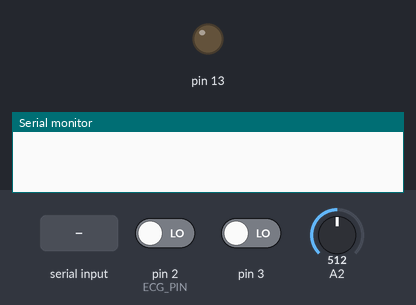
Recording of a sketch running on a simulated Arduino Uno, built with avr-gcc and run on an emulated ATmega328P. On the bench: output pins drawn as LEDs (lit = HIGH), the last lines printed to the serial monitor. The inputs (shaded band) are chosen by the test bench; at power-on: pin 2 (ECG_PIN) LOW, pin 3 LOW, A2 = 512. Random numbers use the default seed unless the sketch sets one.

Above: at 1.3 s.
1.4 s: "1" received over the second serial link
At 2.5 s:
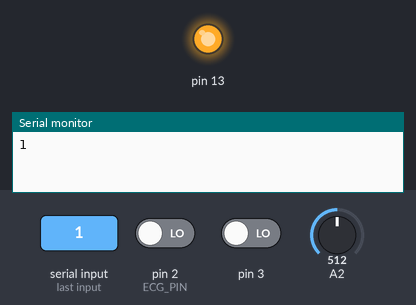
2.9 s: pin 2 (ECG_PIN) driven HIGH
4.8 s: "1" received over Serial
7.8 s: pin 2 (ECG_PIN) driven LOW and pin 3 driven HIGH
10.8 s: pin 2 (ECG_PIN) driven HIGH
13.8 s: "0" received over Serial
Timing chart, 0 to 16.8 s (numbered marks = the images above; inputs shaded):
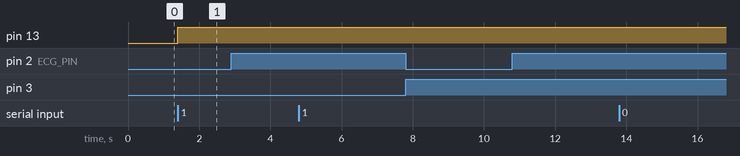

Measured:
- after the input at 1.4 s, pin 13: LOW → HIGH at once

The sketch:

QRS_detection.ino
```cpp
/* maximum frequency seems to be at about 8 kHz */

#include <stdio.h>
#include <stdlib.h>
#include <SoftwareSerial.h>

#define M       5
#define N       30
#define winSize     250
#define HP_CONSTANT   ((float) 1 / (float) M)

// resolution of RNG
#define RAND_RES 100000000

// pre-recorded ECG, for testing
// int s_ecg_idx = 0;
// const int S_ECG_SIZE = 226;
// const float s_ecg[S_ECG_SIZE] = {1.5984,1.5992,1.5974,1.5996,1.5978,1.5985,1.5992,1.5973,1.5998,1.5976,1.5986,1.5992,1.5972,1.6,1.5973,1.5989,1.5991,1.5969,1.6006,1.5964,1.6,1.5979,1.5994,1.6617,1.7483,1.823,1.8942,1.9581,2.0167,2.0637,2.1034,2.1309,2.1481,2.1679,2.1739,2.1702,2.1543,2.1243,2.0889,2.037,1.982,1.9118,1.8305,1.7532,1.6585,1.6013,1.5979,1.5981,1.5996,1.5972,1.5992,1.599,1.5966,1.6015,1.5952,1.6008,1.5984,1.5953,1.606,1.5841,1.6796,1.9584,2.2559,2.5424,2.835,3.1262,3.4167,3.7061,4.0018,4.2846,4.5852,4.8688,5.1586,5.4686,5.4698,5.1579,4.8687,4.586,4.2833,4.0031,3.7055,3.4164,3.1274,2.8333,2.544,2.2554,1.9572,1.6836,1.5617,1.5143,1.4221,1.3538,1.2791,1.1951,1.1326,1.0407,0.99412,1.0445,1.1262,1.2017,1.2744,1.3545,1.4265,1.5044,1.5787,1.6006,1.5979,1.5988,1.5982,1.5989,1.5982,1.5986,1.5987,1.5983,1.5984,1.5992,1.5965,1.6082,1.6726,1.7553,1.826,1.903,1.9731,2.0407,2.1079,2.166,2.2251,2.2754,2.3215,2.3637,2.396,2.4268,2.4473,2.4627,2.4725,2.4721,2.4692,2.4557,2.4374,2.4131,2.3797,2.3441,2.2988,2.2506,2.1969,2.1365,2.0757,2.0068,1.9384,1.8652,1.7899,1.7157,1.6346,1.5962,1.5997,1.5979,1.5986,1.5989,1.5978,1.5995,1.5976,1.5991,1.5984,1.5981,1.5993,1.5976,1.5993,1.5982,1.5982,1.5993,1.5975,1.5994,1.5981,1.5983,1.5995,1.5967,1.6049,1.6248,1.647,1.664,1.6763,1.6851,1.6851,1.6816,1.6712,1.655,1.6376,1.613,1.599,1.5985,1.5982,1.5989,1.5982,1.5986,1.5987,1.598,1.5991,1.598,1.5987,1.5987,1.598,1.5992,1.5979,1.5988,1.5986,1.598,1.5992,1.5979,1.5988,1.5986,1.598,1.5992,1.5978,1.5989,1.5985,1.5981,1.5992,1.5978,1.599,1.5985,1.5981,1.5992,1.5977,1.599,1.5984,1.5981};

// constants won't change. Used here to set a pin number
const int ECG_PIN = 2;       // the number of the ECG pin (analog)

// timing variables
unsigned long foundTimeMicros = 0;        // time at which last QRS was found
unsigned long old_foundTimeMicros = 0;        // time at which QRS before last was found

// circular buffer for BPM averaging
float bpm = 0;

#define BPM_BUFFER_SIZE 5
unsigned long bpm_buff[BPM_BUFFER_SIZE] = {0};
int bpm_buff_WR_idx = 0;
int bpm_buff_RD_idx = 0;

int tmp = 0;

int bluetoothTx = 10;  // TX-O pin of bluetooth mate, Arduino D2
int bluetoothRx = 11;  // RX-I pin of bluetooth mate, Arduino D3

SoftwareSerial bluetooth(bluetoothTx, bluetoothRx);

void setup() {
  Serial.begin(9600);  // Begin the serial monitor at 9600bps
  bluetooth.begin(115200);  // The Bluetooth Mate defaults to 115200bps
  bluetooth.print("$");  // Print three times individually
  bluetooth.print("$");
  bluetooth.print("$");  // Enter command mode
  delay(100);  // Short delay, wait for the Mate to send back CMD
  bluetooth.println("U,9600,N");  // Temporarily Change the baudrate to 9600, no parity
  // 115200 can be too fast at times for NewSoftSerial to relay the data reliably
  bluetooth.begin(9600);  // Start bluetooth serial at 9600
  // set the digital pin as output:
  pinMode(ECG_PIN, INPUT);
  pinMode(3,INPUT);
  pinMode(13,OUTPUT);
}

void loop() {
  if(bluetooth.available())  // If the bluetooth sent any characters
  {
    // Send any characters the bluetooth prints to the serial monitor
    Serial.print((char)bluetooth.read());
    digitalWrite(13, HIGH);
    // delay(500);
  }
  // delay(10);
  if(Serial.available())  // If stuff was typed in the serial monitor
  {
    // Send any characters the Serial monitor prints to the bluetooth
    bluetooth.print((char)Serial.read());
  }

  if((digitalRead(2)==1)||(digitalRead(3)==1)){
      bluetooth.println("Gagal");
      Serial.println("Gagal");
  }
  else{
    // read next ECG data point
    delay(5);
    int next_ecg_pt = analogRead(A2);
    // Serial.println(next_ecg_pt);

    // give next data point to algorithm
    boolean QRS_detected = detect(next_ecg_pt);

    //int next_ecg_pt = s_ecg[s_ecg_idx++];
    //s_ecg_idx %= S_ECG_SIZE;
    //d = detect(next_ecg_pt);

    if(QRS_detected == true){
      foundTimeMicros = micros();

      bpm_buff[bpm_buff_WR_idx] = (60.0 / (((float) (foundTimeMicros - old_foundTimeMicros)) / 1000000.0));

      bluetooth.println(bpm_buff[bpm_buff_WR_idx]);
      Serial.println(bpm_buff[bpm_buff_WR_idx]);

      bpm_buff_WR_idx++;
      bpm_buff_WR_idx %= BPM_BUFFER_SIZE;

      bpm += bpm_buff[bpm_buff_RD_idx];

      tmp = bpm_buff_RD_idx - BPM_BUFFER_SIZE + 1;
      if(tmp < 0) tmp += BPM_BUFFER_SIZE;

      bpm -= bpm_buff[tmp];

      bpm_buff_RD_idx++;
      bpm_buff_RD_idx %= BPM_BUFFER_SIZE;

      old_foundTimeMicros = foundTimeMicros;
    }
  }
  // delay(100);
  // bluetooth.end();
  // delay(100);

  // and loop forever and ever!
}


/* Portion pertaining to Pan-Tompkins QRS detection */


// circular buffer for input ecg signal
// we need to keep a history of M + 1 samples for HP filter
float ecg_buff[M + 1] = {0};
int ecg_buff_WR_idx = 0;
int ecg_buff_RD_idx = 0;

// circular buffer for input ecg signal
// we need to keep a history of N+1 samples for LP filter
float hp_buff[N + 1] = {0};
int hp_buff_WR_idx = 0;
int hp_buff_RD_idx = 0;

// LP filter outputs a single point for every input point
// This goes straight to adaptive filtering for eval
float next_eval_pt = 0;

// running sums for HP and LP filters, values shifted in FILO
float hp_sum = 0;
float lp_sum = 0;

// working variables for adaptive thresholding
float treshold = 0;
boolean triggered = false;
int trig_time = 0;
float win_max = 0;
int win_idx = 0;

// numebr of starting iterations, used determine when moving windows are filled
int number_iter = 0;

boolean detect(float new_ecg_pt) {
        // copy new point into circular buffer, increment index
  ecg_buff[ecg_buff_WR_idx++] = new_ecg_pt;
  ecg_buff_WR_idx %= (M+1);


  /* High pass filtering */
  if(number_iter < M){
    // first fill buffer with enough points for HP filter
    hp_sum += ecg_buff[ecg_buff_RD_idx];
    hp_buff[hp_buff_WR_idx] = 0;
  }
  else{
    hp_sum += ecg_buff[ecg_buff_RD_idx];

    tmp = ecg_buff_RD_idx - M;
    if(tmp < 0) tmp += M + 1;

    hp_sum -= ecg_buff[tmp];

    float y1 = 0;
    float y2 = 0;

    tmp = (ecg_buff_RD_idx - ((M+1)/2));
    if(tmp < 0) tmp += M + 1;

    y2 = ecg_buff[tmp];

    y1 = HP_CONSTANT * hp_sum;

    hp_buff[hp_buff_WR_idx] = y2 - y1;
  }

  // done reading ECG buffer, increment position
  ecg_buff_RD_idx++;
  ecg_buff_RD_idx %= (M+1);

  // done writing to HP buffer, increment position
  hp_buff_WR_idx++;
  hp_buff_WR_idx %= (N+1);


  /* Low pass filtering */

  // shift in new sample from high pass filter
  lp_sum += hp_buff[hp_buff_RD_idx] * hp_buff[hp_buff_RD_idx];

  if(number_iter < N){
    // first fill buffer with enough points for LP filter
    next_eval_pt = 0;

  }
  else{
    // shift out oldest data point
    tmp = hp_buff_RD_idx - N;
    if(tmp < 0) tmp += (N+1);

    lp_sum -= hp_buff[tmp] * hp_buff[tmp];

    next_eval_pt = lp_sum;
  }

  // done reading HP buffer, increment position
  hp_buff_RD_idx++;
  hp_buff_RD_idx %= (N+1);


  /* Adapative thresholding beat detection */
  // set initial threshold
  if(number_iter < winSize) {
    if(next_eval_pt > treshold) {
      treshold = next_eval_pt;
    }

                // only increment number_iter iff it is less than winSize
                // if it is bigger, then the counter serves no further purpose
                number_iter++;
  }

  // check if detection hold off period has passed
  if(triggered == true){
    trig_time++;

    if(trig_time >= 100){
      triggered = false;
      trig_time = 0;
    }
  }

  // find if we have a new max
  if(next_eval_pt > win_max) win_max = next_eval_pt;

  // find if we are above adaptive threshold
  if(next_eval_pt > treshold && !triggered) {
    triggered = true;

    return true;
  }
        // else we'll finish the function before returning FALSE,
        // to potentially change threshold

  // adjust adaptive threshold using max of signal found
  // in previous window
  if(win_idx++ >= winSize){
    // weighting factor for determining the contribution of
    // the current peak value to the threshold adjustment
    float gamma = 0.175;

    // forgetting factor -
    // rate at which we forget old observations
                // choose a random value between 0.01 and 0.1 for this,
    float alpha = 0.01 + ( ((float) random(0, RAND_RES) / (float) (RAND_RES)) * ((0.1 - 0.01)));

                // compute new threshold
    treshold = alpha * gamma * win_max + (1 - alpha) * treshold;

    // reset current window index
    win_idx = 0;
    win_max = -10000000;
  }

        // return false if we didn't detect a new QRS
  return false;

}
```
